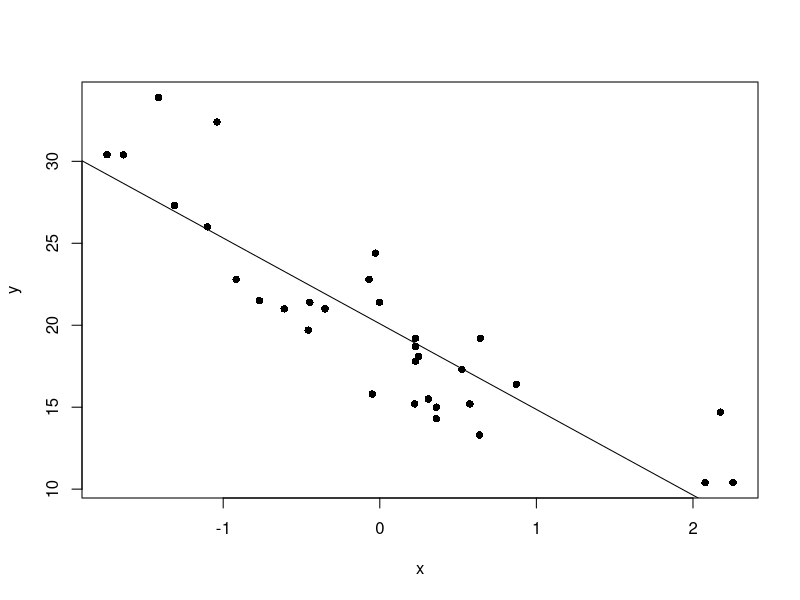

Recreate this plot in R.
# gradient descent function takes five arguments
gradDesc <- function(df, x, y, alpha = 0.01, max_iter = 100000){
  
  # scale x for faster training
  start_time <- proc.time()
  n <- nrow(df)
  x <- as.vector(scale(df[[x]]))
  y <- df[[y]]
  plot(x, y, pch = 16) 
  
  # initialize random weights
  m <- runif(1,0,1)
  c <- runif(1,0,1)
  yhat <- m * x + c
  mse <- (1/n) * sum((y - yhat) ** 2)
  converged <- F
  iteration <- 0
  
  # update weight using GD algorithm
  cat("=== Implementing gradient descent algorithm ===")
  while(converged == F){
    iteration <- iteration + 1
    m_new <- m - alpha * (1/n) * sum((yhat - y) * x)
    c_new <- c - alpha * (1/n) * sum(yhat - y)
    m <- m_new
    c <- c_new
    yhat <- m * x + c
    mse_new <- (1/n) * sum((y - yhat) ** 2)
    
    # if iteration hits max_iter, program ends
    if(iteration == max_iter){
      converged <- T
      abline(c, m)
      return(cat("\nOptimal intercept:", c,
                 "\nOptimal slope:", m,
                 "\nIteration:", iteration,
                 "\nFinal MSE:", mse_new,
                 "\nTime for training:", 
                 (proc.time() - start_time)[1], "seconds."))
    }
  }
}

# test function x=wt, y=mpg 
gradDesc(mtcars, x = "wt", y = "mpg", alpha = 0.001, max_iter = 100000)